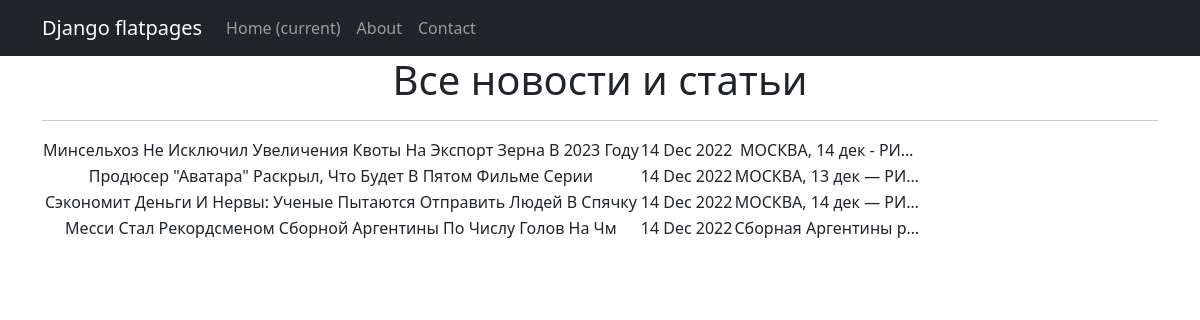
Page /news/ on the committed database.
### newsportal/models.py (models this page shows, shortened)
class Post(models.Model):
    author = models.ForeignKey(Author, on_delete=models.CASCADE)
    post_choice = models.CharField(choices=POST_CHOICE, default=news, max_length=20)
    date = models.DateTimeField(auto_now_add=True)
    header = models.CharField(max_length=255)
    text = models.TextField()
    rating = models.IntegerField(default=0)
    categories = models.ManyToManyField(Category, through='PostCategory')
    def __str__(self):
        return f'{self.header.title()}'

### newsportal/views.py (the view)
# urls.py: path('', PostsList.as_view()),
class PostsList(ListView):
    model = Post
    ordering = '-date'
    template_name = 'posts.html'
    context_object_name = 'posts'

### templates/posts.html (shortened to what this page needs)
{% extends 'flatpages/default.html' %}
{% block content %}
   <h1>Все новости и статьи</h1>
   <hr>
   {% if posts %}
       <table>
           {% for post in posts %}
           <tr>
               <td>{{ post }}</td>
               <td>{{ post.date|date:'d M Y' }}</td>
               <td>{{ post.text|truncatechars:20 }}</td>
           </tr>
           {% endfor %}
       </table>
   {% else %}
       <h2>Новостей и статей нет</h2>
   {% endif %}
{% endblock content %}

### templates/flatpages/default.html (shortened to what this page needs)
<!DOCTYPE html>
<html lang="en">
    <head>
        {% load static %}
        <link href="{% static 'css/styles.css' %}" rel="stylesheet" />
    </head>
    <body>
        <nav class="navbar navbar-expand-lg navbar-dark bg-dark static-top">
           <div class="container">
               <a class="navbar-brand" href="#">Django flatpages</a>
               <div class="collapse navbar-collapse" id="navbarResponsive">
                   <ul class="navbar-nav ml-auto">
                       <li class="nav-item active">
                           <a class="nav-link" href="#">Home
                               <span class="sr-only">(current)</span>
                           </a>
                       </li>
                       <li class="nav-item">
                           <a class="nav-link" href="/about/">About</a>
                       </li>
                       <li class="nav-item">
                           <a class="nav-link" href="/contacts/">Contact</a>
                       </li>
                   </ul>
               </div>
           </div>
        </nav>
        <div class="container">
           <div class="row">
               <div class="col-lg-12 text-center">
                   {% block content %}
                   {% endblock content %}
               </div>
           </div>
        </div>
    </body>
</html>

### rows in the picture
Post: header "Минсельхоз Не Исключил Увеличения Квоты На Экспорт Зерна В 2023 Году", date "14 Dec 2022", text "МОСКВА, 14 дек - РИ…"
Post: header "Продюсер \"Аватара\" Раскрыл, Что Будет В Пятом Фильме Серии", date "14 Dec 2022", text "МОСКВА, 13 дек — РИ…"
Post: header "Сэкономит Деньги И Нервы: Ученые Пытаются Отправить Людей В Спячку", date "14 Dec 2022", text "МОСКВА, 14 дек — РИ…"
Post: header "Месси Стал Рекордсменом Сборной Аргентины По Числу Голов На Чм", date "14 Dec 2022", text "Сборная Аргентины р…"
